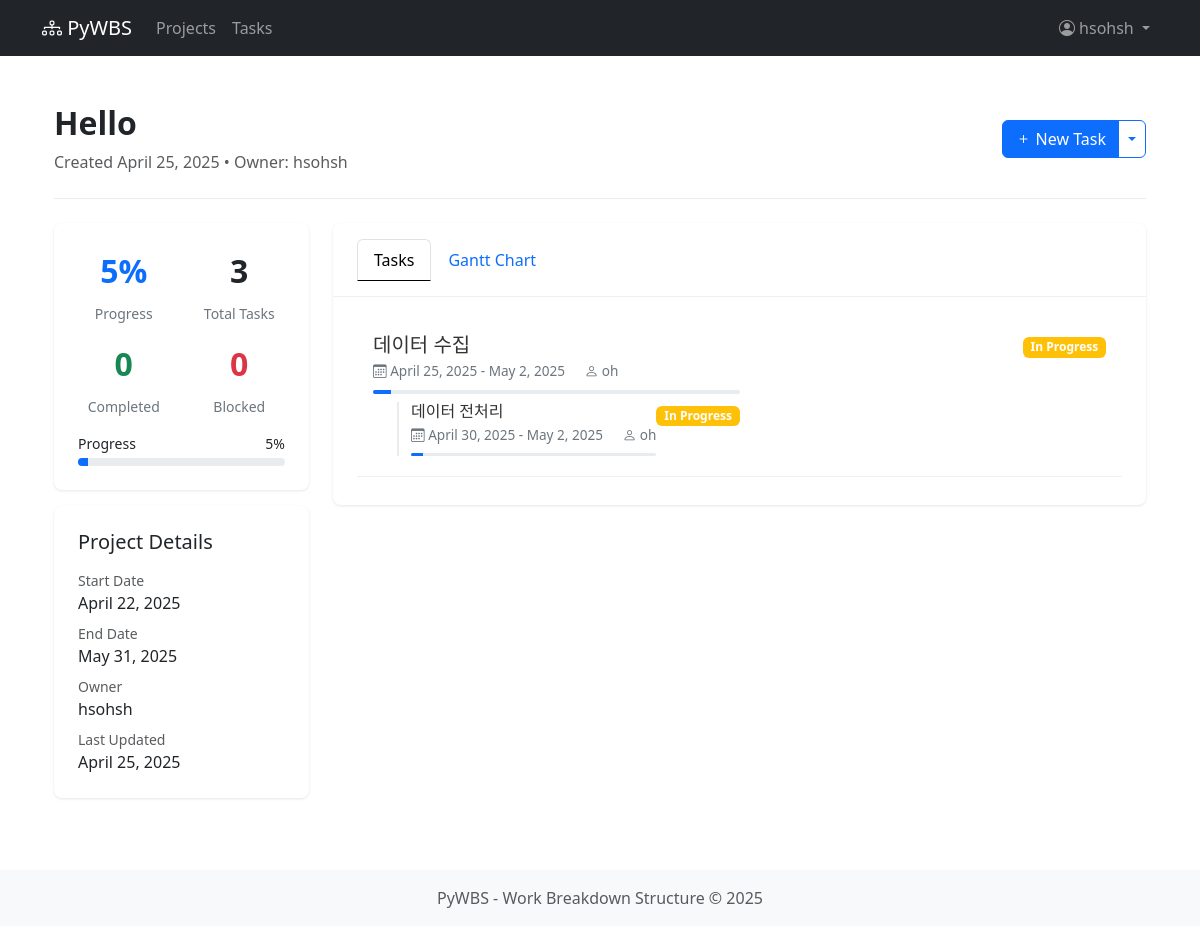
The page /projects/4/ (signed in) on the database its author committed.
### wbs/models/project.py (models this page shows, shortened)
class Project(TimeStampedModel):
    name = models.CharField(max_length=200)
    description = models.TextField(blank=True)
    owner = models.ForeignKey(User, on_delete=models.CASCADE, related_name='projects')
    start_date = models.DateField(default=timezone.now)
    end_date = models.DateField(null=True, blank=True)
    progress = models.PositiveIntegerField(default=0)
    class Meta:
        ordering = ['-created_at']

### wbs/models/task.py (models this page shows, shortened)
class Task(TimeStampedModel):
    STATUS_CHOICES = [
        ('not_started', 'Not Started'),
        ('in_progress', 'In Progress'),
        ('completed', 'Completed'),
        ('blocked', 'Blocked'),
    ]
    project = models.ForeignKey('Project', on_delete=models.CASCADE, related_name='tasks')
    parent = models.ForeignKey('self', on_delete=models.CASCADE, null=True, blank=True, related_name='subtasks')
    title = models.CharField(max_length=200)
    description = models.TextField(blank=True)
    assignee = models.ForeignKey(User, on_delete=models.SET_NULL, null=True, blank=True, related_name='assigned_tasks')
    start_date = models.DateField(default=timezone.now)
    end_date = models.DateField(null=True, blank=True)
    status = models.CharField(max_length=20, choices=STATUS_CHOICES, default='not_started')
    progress = models.PositiveIntegerField(default=0)  # 0-100
    order = models.IntegerField(default=0)  # 태스크 정렬 순서
    def __str__(self):
        return self.title
    class Meta:
        ordering = ['start_date', 'title']

### wbs/views/project.py (the view)
# urls.py: path('<int:pk>/', project_detail, name='project_detail'),
@login_required
def project_detail(request, pk):
    project = get_object_or_404(Project, pk=pk, owner=request.user)
    all_tasks = project.tasks.all()
    root_tasks = project.tasks.filter(parent=None)
    completed_tasks_count = project.tasks.filter(status='completed').count()
    blocked_tasks_count = project.tasks.filter(status='blocked').count()
    if request.method == 'POST':
        if 'edit_project' in request.POST:
            project_form = ProjectForm(request.POST, instance=project)
            if project_form.is_valid():
                project_form.save()
                messages.success(request, 'Project updated successfully.')
                return redirect('project_detail', pk=project.pk)
        else:
            form = TaskForm(project, request.POST)
            if form.is_valid():
                task = form.save(commit=False)
                task.project = project
                max_order = project.tasks.all().order_by('-order').first()
                task.order = max_order.order + 1 if max_order else 0
                task.save()
                messages.success(request, 'Task created successfully.')
                return redirect('project_detail', pk=project.pk)
    else:
        form = TaskForm(project)
        project_form = ProjectForm(instance=project)
    tasks_data = []
    for task in all_tasks:
        start_date = task.start_date.strftime('%Y-%m-%d') if task.start_date else None
        end_date = task.end_date.strftime('%Y-%m-%d') if task.end_date else None
        if not start_date and task.end_date:
            from datetime import timedelta
            temp_start = task.end_date - timedelta(days=3)
            start_date = temp_start.strftime('%Y-%m-%d')
        if not end_date and task.start_date:
            from datetime import timedelta
            temp_end = task.start_date + timedelta(days=3)
            end_date = temp_end.strftime('%Y-%m-%d')
        if not start_date and not end_date:
            continue
        task_data = {
            'id': task.pk,
            'title': task.title,
            'startDate': start_date,
            'endDate': end_date,
            'progress': task.progress,
            'status': task.status,
            'parentId': task.parent.pk if task.parent else None
        }
        tasks_data.append(task_data)
    tasks_json = json.dumps(tasks_data, ensure_ascii=False)
    return render(request, 'wbs/project/project_detail.html', {
        'project': project,
        'tasks': all_tasks,  # 모든 태스크 전달
        'root_tasks': root_tasks,  # 최상위 태스크 전달
        'form': form,
        'project_form': project_form,
        'completed_tasks_count': completed_tasks_count,
        'blocked_tasks_count': blocked_tasks_count,
        'tasks_json': tasks_json,  # 간트 차트용 JSON 데이터
    })

### wbs/templates/wbs/project/project_detail.html (shortened to what this page needs)
{% extends 'wbs/base.html' %}
{% load crispy_forms_tags %}
{% load wbs_tags %}
{% load static %}
{% block content %}
<div class="container py-4">
    <div class="project-header d-flex justify-content-between align-items-center">
        <div>
            <h1 class="project-title mb-2">{{ project.name }}</h1>
            <p class="text-muted mb-0">Created {{ project.created_at|date }} • Owner: {{ project.owner.username }}</p>
        </div>
        <div class="btn-group">
            <button type="button" class="btn btn-primary" data-bs-toggle="modal" data-bs-target="#newTaskModal">
                <i class="bi bi-plus"></i> New Task
            </button>
            <button type="button" class="btn btn-outline-primary dropdown-toggle dropdown-toggle-split" data-bs-toggle="dropdown">
            </button>
        </div>
    </div>
    <div class="row">
        <div class="col-md-3">
            <div class="project-stats mb-3">
                <div class="row text-center">
                    <div class="col-6 mb-3">
                        <div class="stats-number text-primary">{{ project.progress }}%</div>
                        <div class="stats-label">Progress</div>
                    </div>
                    <div class="col-6 mb-3">
                        <div class="stats-number">{{ tasks|length }}</div>
                        <div class="stats-label">Total Tasks</div>
                    </div>
                    <div class="col-6">
                        <div class="stats-number text-success">{{ completed_tasks_count }}</div>
                        <div class="stats-label">Completed</div>
                    </div>
                    <div class="col-6">
                        <div class="stats-number text-danger">{{ blocked_tasks_count }}</div>
                        <div class="stats-label">Blocked</div>
                    </div>
                </div>
                <div class="mt-3">
                    <div class="d-flex justify-content-between mb-1">
                        <span class="small">Progress</span>
                        <span class="small">{{ project.progress }}%</span>
                    </div>
                    {% progress_bar project.progress %}
                </div>
            </div>
            <div class="project-stats">
                <h5 class="mb-3">Project Details</h5>
                <div class="mb-2">
                    <div class="small text-muted">Start Date</div>
                    <div>{{ project.start_date|date }}</div>
                </div>
                <div class="mb-2">
                    <div class="small text-muted">End Date</div>
                    <div>{{ project.end_date|date }}</div>
                </div>
                <div class="mb-2">
                    <div class="small text-muted">Owner</div>
                    <div>{{ project.owner.username }}</div>
                </div>
                <div>
                    <div class="small text-muted">Last Updated</div>
                    <div>{{ project.updated_at|date }}</div>
                </div>
            </div>
        </div>
        <div class="col-md-9">
            <div class="tab-container">
                <div class="tab-header">
                    <ul class="nav nav-tabs card-header-tabs">
                        <li class="nav-item">
                            <a class="nav-link active" href="#tasks" data-bs-toggle="tab">Tasks</a>
                        </li>
                        <li class="nav-item">
                            <a class="nav-link" href="#gantt" data-bs-toggle="tab">Gantt Chart</a>
                        </li>
                    </ul>
                </div>
                <div class="tab-content">
                    <div class="tab-pane fade show active" id="tasks">
                        {% for task in root_tasks %}
                        <div class="task-row">
                            <div class="d-flex justify-content-between align-items-start">
                                <div>
                                    <h5 class="task-title mb-1">
                                        <a href="{% url 'task_detail' project_pk=project.pk pk=task.pk %}">
                                            {{ task.title }}
                                        </a>
                                    </h5>
                                    <div class="task-meta mb-2">
                                        {% if task.start_date %}
                                        <span class="me-3"><i class="bi bi-calendar3"></i> {{ task.start_date|date }} - {{ task.end_date|date }}</span>
                                        {% endif %}
                                        {% if task.assignee %}
                                        <span><i class="bi bi-person"></i> {{ task.assignee.username }}</span>
                                        {% endif %}
                                    </div>
                                    {% progress_bar task.progress height="4px" %}
                                    {% for subtask in tasks %}
                                        {% if subtask.parent_id == task.id %}
                                        <div class="subtask-row">
                                            <div class="d-flex justify-content-between align-items-start">
                                                <div>
                                                    <h6 class="task-title mb-1">
                                                        <a href="{% url 'task_detail' project_pk=project.pk pk=subtask.pk %}">
                                                            {{ subtask.title }}
                                                        </a>
                                                    </h6>
                                                    <div class="task-meta mb-2 small">
                                                        {% if subtask.start_date %}
                                                        <span class="me-3"><i class="bi bi-calendar3"></i> {{ subtask.start_date|date }} - {{ subtask.end_date|date }}</span>
                                                        {% endif %}
                                                        {% if subtask.assignee %}
                                                        <span><i class="bi bi-person"></i> {{ subtask.assignee.username }}</span>
                                                        {% endif %}
                                                    </div>
                                                    {% progress_bar subtask.progress height="3px" %}
                                                </div>
                                                <div>
                                                    {% status_badge subtask.status %}
                                                </div>
                                            </div>
                                        </div>
                                        {% endif %}
                                    {% endfor %}
                                </div>
                                <div>
                                    {% status_badge task.status %}
                                </div>
                            </div>
                        </div>
                        {% empty %}
                        <div class="text-center py-4">
                            <p class="text-muted mb-0">No tasks yet. Create your first task!</p>
                        </div>
                        {% endfor %}
                    </div>
                </div>
            </div>
        </div>
    </div>
</div>
{% endblock %}

### wbs/templates/wbs/base.html (shortened to what this page needs)
{% load static %}
<!DOCTYPE html>
<html lang="ko">
<head>
    <link href="https://cdn.jsdelivr.net/npm/bootstrap@5.3.2/dist/css/bootstrap.min.css" rel="stylesheet">
    <link href="https://cdn.jsdelivr.net/npm/bootstrap-icons@1.11.1/font/bootstrap-icons.css" rel="stylesheet">
    <link href="https://cdn.jsdelivr.net/npm/frappe-gantt/dist/frappe-gantt.css" rel="stylesheet">
</head>
<body>
    <header>
        <nav class="navbar navbar-expand-lg navbar-dark bg-dark">
            <div class="container">
                <a class="navbar-brand" href="{% url 'project_list' %}">
                    <i class="bi bi-diagram-3"></i> PyWBS
                </a>
                <div class="collapse navbar-collapse" id="navbarNav">
                    <ul class="navbar-nav">
                        <li class="nav-item">
                            <a class="nav-link" href="{% url 'project_list' %}">Projects</a>
                        </li>
                        <li class="nav-item">
                            <a class="nav-link" href="{% url 'task_list' %}">Tasks</a>
                        </li>
                    </ul>
                    <ul class="navbar-nav ms-auto">
                        {% if user.is_authenticated %}
                        <li class="nav-item dropdown">
                            <a class="nav-link dropdown-toggle" href="#" id="navbarDropdown" role="button" data-bs-toggle="dropdown">
                                <i class="bi bi-person-circle"></i> {{ user.username }}
                            </a>
                        </li>
                        {% else %}
                        <li class="nav-item">
                            <a class="nav-link" href="{% url 'login' %}">Login</a>
                        </li>
                        {% endif %}
                    </ul>
                </div>
            </div>
        </nav>
    </header>
    <main class="container py-4">
        {% block content %}{% endblock %}
    </main>
    <footer class="bg-light py-3 mt-auto">
        <div class="container text-center">
            <p class="text-muted mb-0">PyWBS - Work Breakdown Structure &copy; {% now "Y" %}</p>
        </div>
    </footer>
</body>
</html>

### rows shown on the page
Project: name "Hello", created_at "April 25, 2025", owner.username "hsohsh", progress "5", start_date "April 22, 2025", end_date "May 31, 2025", updated_at "April 25, 2025"
Task: title "데이터 수집", start_date "April 25, 2025", end_date "May 2, 2025", assignee.username "oh", status "In Progress"
Task: title "데이터 전처리", start_date "April 30, 2025", end_date "May 2, 2025", assignee.username "oh", status "In Progress"

### other values the page prints
{{ user.username }} "hsohsh"
{{ tasks|length }} "3"
{{ completed_tasks_count }} "0"
{{ blocked_tasks_count }} "0"
